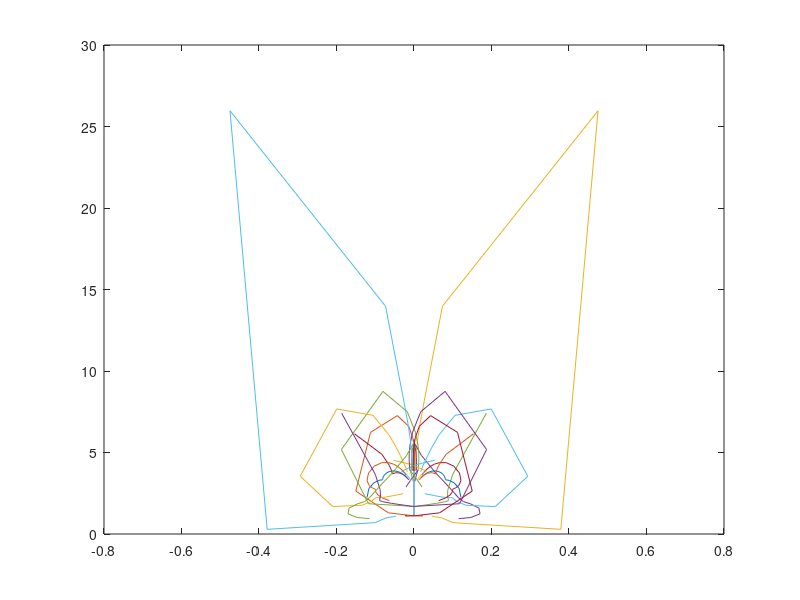

This chart was generated by the following MATLAB code:
close all
clear
clc
nu=0.5;
h=0.05;
                                              % 1st IC McCormack Method
Allvalues=zeros(21); 
un=zeros(21,1); 
u0=zeros(21,1);
u0(1:5,1)=u0(1:5,1)+1;                        % 1st IC
for j=1:21                                    % Temporal Nodes
for i=1:20                                    % Spatial  Nodes   
un(i,1)= (1+nu)*u0(i,1)  -  nu*u0(i+1,1);
end
Allvalues(:,j)=un;
u0=un;
end
u0=zeros(21,1);
u0(1:5,1)=u0(1:5,1)+1; 
for k=1:21
    un(:,1)=Allvalues(:,k);
    for w=1:21
        un(i,1)=(nu/2)*un(i-1,1) + 0.5*u0(i,1) + ((1-nu)/2)*un(i+1,1);
    end
end
x=linspace(0,1,21);
F=fft(Allvalues);
g=zeros(21,21);
for s=1:21
    for k=1:20
g(s,k)=F(s,k+1)/F(s,k);
    end
end
G=zeros(21,21);
teta=zeros(21,21);
for t=1:21
    for w=1:21
G(t,w)=sqrt((real(g(t,w))^2)+(imag(g(t,w))^2));
teta(t,w)=atan((imag(g(t,w)))/real(g(t,w)));
    end
end
GG=G.^2;
tetaa=-(teta./pi);
for l=1:21
plot(tetaa(l,:),GG(l,:));
hold on
end